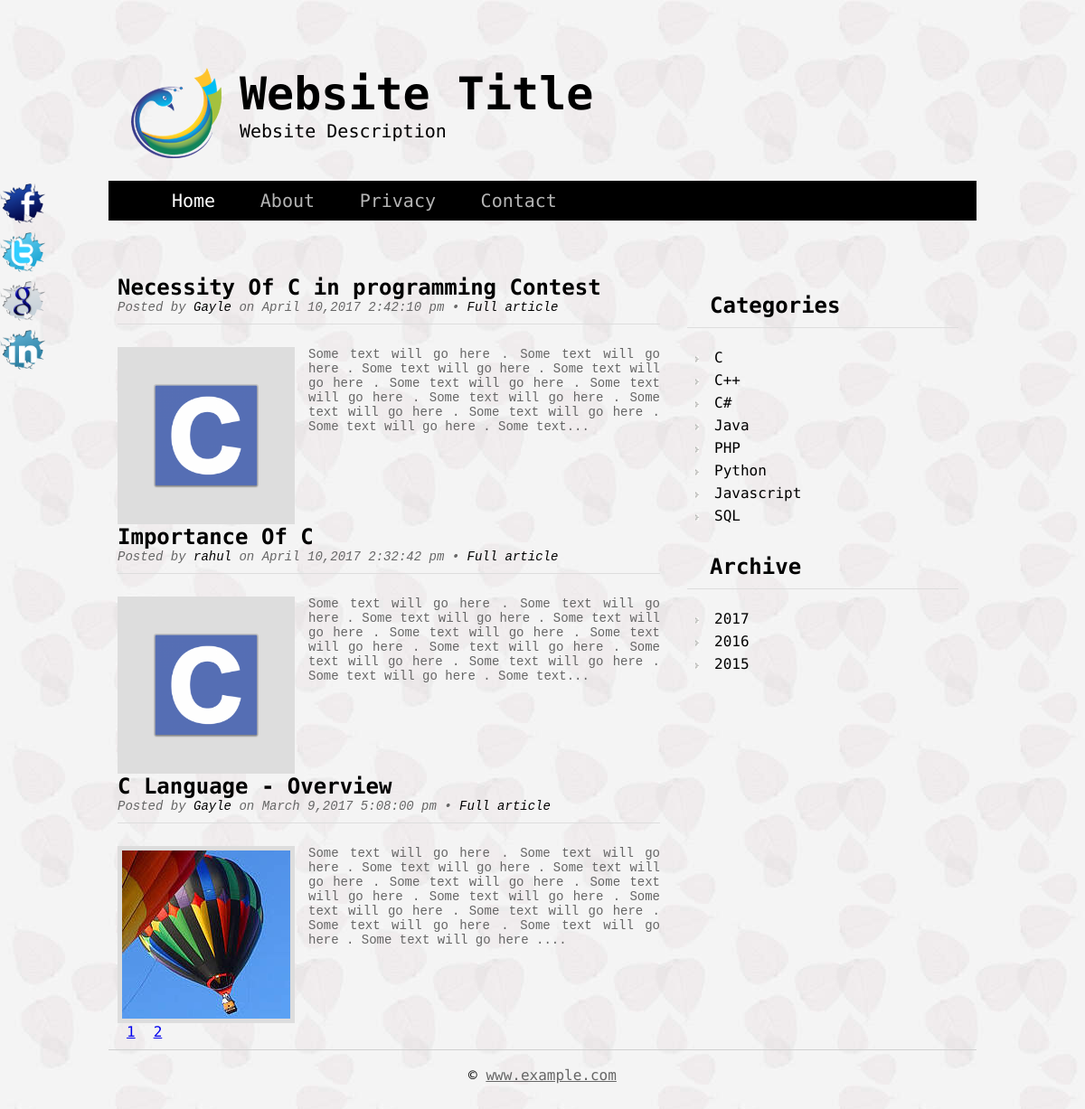
The page /web/src/blog/category.php?category=1 on the database its author committed.
### tables this page shows
CREATE TABLE `post` (
  `id` int(11) NOT NULL,
  `category` int(11) NOT NULL,
  `title` varchar(255) NOT NULL,
  `content` text NOT NULL,
  `image` varchar(255) NOT NULL,
  `author` varchar(255) NOT NULL,
  `publish_date` timestamp NULL DEFAULT CURRENT_TIMESTAMP,
  `month_year` varchar(10) DEFAULT NULL,
  `year` int(11) NOT NULL
);

CREATE TABLE `category` (
  `categoryID` int(11) NOT NULL,
  `name` varchar(255) NOT NULL
);

### web/src/blog/library/function.php (called while the page is built, shortened)
<?php
function formatDate($date){
	return date('F j,Y g:i:s a',strtotime($date));
}
function formatText($text){
	$text = substr($text,0,300);
	$text = substr($text,0,strrpos($text,' '));
	$text = $text.'...';
	return $text;
}
?>

### web/src/blog/category.php (the view, shortened to what this page needs)
<?php
include("include/header.php");
include("library/database.php");
include("library/function.php");
?>
<?php
if(isset($_GET['category'])){
    $category = $_GET['category'];
}
if(isset($_GET['page'])){
    $page=$_GET['page'];
}
else{
    $page = 1;
}
$num_post=3;
$start_page = ($page-1)*$num_post;
$query = "SELECT * FROM post WHERE category='$category'";
$result = $db->query($query);
$total_row = $result->num_rows;
$total_page = ceil($total_row/$num_post);
?>
    <div id="page" class="overflow">
        <div id="content" class="overflow">
<?php
$query = "SELECT * FROM post WHERE category='$category' ORDER BY publish_date DESC LIMIT $start_page,$num_post ";
$result =$db->query($query);
if($result){
	while($post = $result->fetch_assoc()){
?>
			<div class="post overflow">
                <h2><a href="post.php?id=<?php echo $post['id']; ?>"><?php echo $post['title']; ?></a></h2>
                <p class="meta">
                    Posted by <a href="#"><?php echo $post['author']; ?></a> on <?php echo formatDate($post['publish_date']);?>&nbsp;&bull;&nbsp;<a href="post.php?id=<?php echo $post['id']; ?>" class="permalink">Full article</a>
                </p>
                <a href="post.php?id=<?php echo $post['id']; ?>"><img src="admin/upload/<?php echo $post['image']; ?>" alt="post image"></a>
                <p>
				<?php echo formatText($post['content']);?>
                </p>
            </div>
<?php
	}
}
?>
<?php
for($i=1; $i<=$total_page; $i++){
    echo "<span class='pagination'><a href='category.php?category=$category&page=$i'>$i</a></span>";
}
?>
        </div>
<?php
include("include/sidebar.php");
include("include/footer.php");
?>

### web/src/blog/include/sidebar.php
<?php
$query = "SELECT * FROM category;";
$result = $db->query($query);
?>
       <div id="sidebar" class="overflow">
            <h2>Categories</h2>
            <ul>
<?php
while($value = $result->fetch_assoc()){
?>
                <li><a href="category.php?category=<?php echo $value['categoryID'];?>"><?php echo $value['name'];?></a></li>
<?php
}
?>
			</ul>
				<h2>Archive</h2>
					<ul>
<?php
$query = "SELECT DISTINCT year FROM post WHERE year <> 0 ORDER BY year DESC;";
$result = $db->query($query);
if($result){
	while($value = $result->fetch_object()){
?>
                	<li><a href="date.php?id=<?php echo $value->year; ?>"><?php echo $value->year; ?></a>
                	</li>
<?php
	}
}
?>
						</ul>
		</div>
    </div>

### web/src/blog/stylesheet.css (style rules this page uses)
* { border: 0; margin: 0; outline: 0; }
body { background-image: url(image/img04.jpg); font-family: 'Nova Mono',monospace; width: 960px; margin: 0 auto; }
.overflow { overflow: hidden; }
#page { margin-top: 50px; }
#content { width: 600px; float: left; padding: 10px; }
.post a { color: #000; text-decoration: none; }
.post img { height: 186px; width: 186px; background: #DDD; padding: 5px; float: left; margin-right: 15px; }
.post p { font-size: 14px; font-family: monospace; color: #666; text-align: justify; margin-bottom: 25px; }
.meta { padding-bottom: 10px; text-align: left; font-family: Arial, Helvetica, sans-serif; font-size: 11px; font-style: italic; margin-bottom: 15px; border-bottom: 1px solid #DDD; }
#sidebar { float: right: }
#sidebar h2 { padding: 10px 25px; border-bottom: 1px solid #DDD; margin: 20px; }
#sidebar ul { list-style-image: url(image/img01.jpg); }
#sidebar ul li { padding: 3px 10px; }
#sidebar ul li a { color:#000; text-decoration: none; }
.pagination { padding: 10px; }

### rows shown on the page
post: title "Necessity Of C in programming Contest", author "Gayle", publish_date "April 10,2017 2:42:10 pm", image (picture), content "Some text will go here . Some text will go here . Some text will go here . Some text will go here . Some text will go here . Some text will go here . Some text will go here . Some text will go here . Some text will go here . Some text will go here . Some text..."
post: title "Importance Of C", author "rahul", publish_date "April 10,2017 2:32:42 pm", image (picture), content "Some text will go here . Some text will go here . Some text will go here . Some text will go here . Some text will go here . Some text will go here . Some text will go here . Some text will go here . Some text will go here . Some text will go here . Some text..."
post: title "C Language - Overview", author "Gayle", publish_date "March 9,2017 5:08:00 pm", image (picture), content "Some text will go here . Some text will go here . Some text will go here . Some text will go here . Some text will go here . Some text will go here . Some text will go here . Some text will go here . Some text will go here . Some text will go here . Some text will go here . Some text will go here ...."
category: name "C"
category: name "C++"
category: name "C#"
category: name "Java"
category: name "PHP"
category: name "Python"
category: name "Javascript"
category: name "SQL"

### other values the page prints
$value->year "2017"
$value->year "2016"
$value->year "2015"
